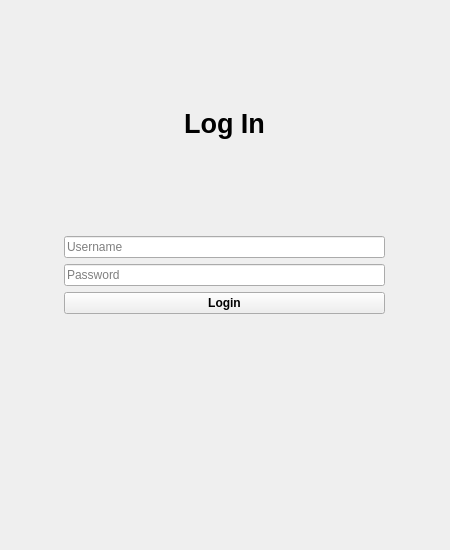
<?xml version="1.0" encoding="UTF-8"?>
<ui version="4.0">
 <class>Form</class>
 <widget class="QWidget" name="Form">
  <property name="geometry">
   <rect>
    <x>0</x>
    <y>0</y>
    <width>450</width>
    <height>550</height>
   </rect>
  </property>
  <property name="windowTitle">
   <string>Form</string>
  </property>
  <layout class="QGridLayout" name="gridLayout_2">
   <item row="0" column="0">
    <widget class="QFrame" name="frame">
     <property name="sizePolicy">
      <sizepolicy hsizetype="Maximum" vsizetype="Expanding">
       <horstretch>0</horstretch>
       <verstretch>0</verstretch>
      </sizepolicy>
     </property>
     <property name="minimumSize">
      <size>
       <width>333</width>
       <height>0</height>
      </size>
     </property>
     <property name="frameShape">
      <enum>QFrame::NoFrame</enum>
     </property>
     <property name="frameShadow">
      <enum>QFrame::Plain</enum>
     </property>
     <layout class="QVBoxLayout" name="verticalLayout">
      <property name="leftMargin">
       <number>6</number>
      </property>
      <property name="topMargin">
       <number>6</number>
      </property>
      <property name="rightMargin">
       <number>6</number>
      </property>
      <property name="bottomMargin">
       <number>6</number>
      </property>
      <item>
       <widget class="QLabel" name="loginLabel">
        <property name="font">
         <font>
          <pointsize>20</pointsize>
          <weight>75</weight>
          <bold>true</bold>
         </font>
        </property>
        <property name="text">
         <string>Log In</string>
        </property>
        <property name="alignment">
         <set>Qt::AlignCenter</set>
        </property>
       </widget>
      </item>
      <item>
       <widget class="QLineEdit" name="usernameInput">
        <property name="text">
         <string/>
        </property>
        <property name="placeholderText">
         <string>Username</string>
        </property>
       </widget>
      </item>
      <item>
       <widget class="QLineEdit" name="passwordInput">
        <property name="text">
         <string/>
        </property>
        <property name="echoMode">
         <enum>QLineEdit::Password</enum>
        </property>
        <property name="placeholderText">
         <string>Password</string>
        </property>
       </widget>
      </item>
      <item>
       <widget class="QPushButton" name="loginButton">
        <property name="font">
         <font>
          <weight>75</weight>
          <bold>true</bold>
         </font>
        </property>
        <property name="text">
         <string>Login</string>
        </property>
       </widget>
      </item>
      <item>
       <widget class="QLabel" name="notif">
        <property name="text">
         <string/>
        </property>
        <property name="alignment">
         <set>Qt::AlignCenter</set>
        </property>
       </widget>
      </item>
     </layout>
    </widget>
   </item>
  </layout>
 </widget>
 <resources>
  <include location="login.ui"/>
 </resources>
 <connections/>
</ui>
